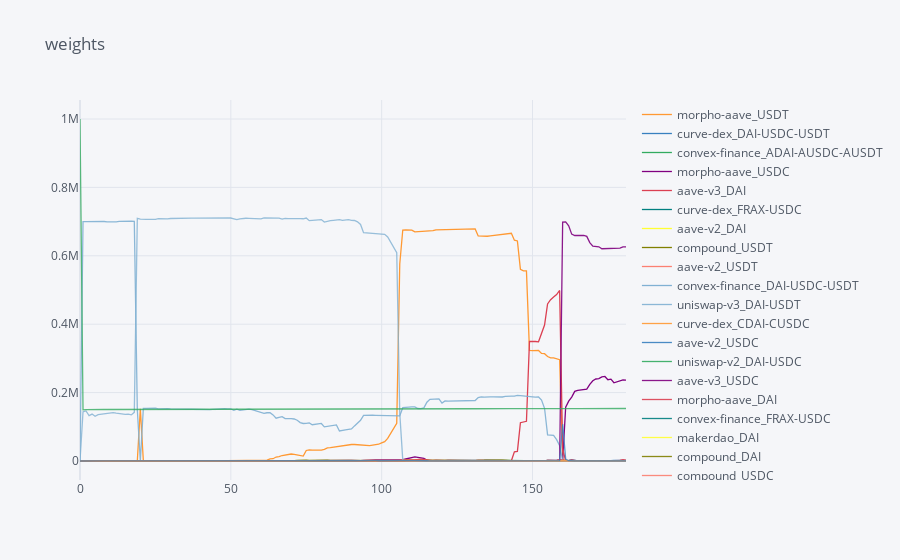

This figure's notebook cell:
### Markdown cell above
## zoom on optimal settings

### Code cell
weights = backtest['weights']
weights = weights.rename(columns={col: strategies[vault][vault][int(col)] if col != 'total' else col for col in backtest['weights'].columns})
weights.iplot(title='weights')

### Figure 1 — Plotly figure (JSON) as saved in the notebook; plotly's stock layout.template omitted (floating-point values rounded to 4 significant figures; data arrays with more than 128 entries replaced by an {"elided": "..."} marker saying what was removed)
{"data": [{"line": {"color": "rgba(255, 153, 51, 1.0)", "dash": "solid", "shape": "linear", "width": 1.3}, "mode": "lines", "name": "morpho-aave_USDT", "text": "", "type": "scatter", "x": {"elided": "182 int values"}, "y": {"elided": "182 float values"}}, {"line": {"color": "rgba(55, 128, 191, 1.0)", "dash": "solid", "shape": "linear", "width": 1.3}, "mode": "lines", "name": "curve-dex_DAI-USDC-USDT", "text": "", "type": "scatter", "x": {"elided": "182 int values"}, "y": {"elided": "182 float values"}}, {"line": {"color": "rgba(50, 171, 96, 1.0)", "dash": "solid", "shape": "linear", "width": 1.3}, "mode": "lines", "name": "convex-finance_ADAI-AUSDC-AUSDT", "text": "", "type": "scatter", "x": {"elided": "182 int values"}, "y": {"elided": "182 float values"}}, {"line": {"color": "rgba(128, 0, 128, 1.0)", "dash": "solid", "shape": "linear", "width": 1.3}, "mode": "lines", "name": "morpho-aave_USDC", "text": "", "type": "scatter", "x": {"elided": "182 int values"}, "y": {"elided": "182 float values"}}, {"line": {"color": "rgba(219, 64, 82, 1.0)", "dash": "solid", "shape": "linear", "width": 1.3}, "mode": "lines", "name": "aave-v3_DAI", "text": "", "type": "scatter", "x": {"elided": "182 int values"}, "y": {"elided": "182 float values"}}, {"line": {"color": "rgba(0, 128, 128, 1.0)", "dash": "solid", "shape": "linear", "width": 1.3}, "mode": "lines", "name": "curve-dex_FRAX-USDC", "text": "", "type": "scatter", "x": {"elided": "182 int values"}, "y": {"elided": "182 float values"}}, {"line": {"color": "rgba(255, 255, 51, 1.0)", "dash": "solid", "shape": "linear", "width": 1.3}, "mode": "lines", "name": "aave-v2_DAI", "text": "", "type": "scatter", "x": {"elided": "182 int values"}, "y": {"elided": "182 float values"}}, {"line": {"color": "rgba(128, 128, 0, 1.0)", "dash": "solid", "shape": "linear", "width": 1.3}, "mode": "lines", "name": "compound_USDT", "text": "", "type": "scatter", "x": {"elided": "182 int values"}, "y": {"elided": "182 float values"}}, {"line": {"color": "rgba(251, 128, 114, 1.0)", "dash": "solid", "shape": "linear", "width": 1.3}, "mode": "lines", "name": "aave-v2_USDT", "text": "", "type": "scatter", "x": {"elided": "182 int values"}, "y": {"elided": "182 float values"}}, {"line": {"color": "rgba(128, 177, 211, 1.0)", "dash": "solid", "shape": "linear", "width": 1.3}, "mode": "lines", "name": "convex-finance_DAI-USDC-USDT", "text": "", "type": "scatter", "x": {"elided": "182 int values"}, "y": {"elided": "182 float values"}}, {"line": {"color": "rgba(128, 177, 211, 0.8999999999999999)", "dash": "solid", "shape": "linear", "width": 1.3}, "mode": "lines", "name": "uniswap-v3_DAI-USDT", "text": "", "type": "scatter", "x": {"elided": "182 int values"}, "y": {"elided": "182 float values"}}, {"line": {"color": "rgba(255, 153, 51, 0.8999999999999999)", "dash": "solid", "shape": "linear", "width": 1.3}, "mode": "lines", "name": "curve-dex_CDAI-CUSDC", "text": "", "type": "scatter", "x": {"elided": "182 int values"}, "y": {"elided": "182 float values"}}, {"line": {"color": "rgba(55, 128, 191, 0.8999999999999999)", "dash": "solid", "shape": "linear", "width": 1.3}, "mode": "lines", "name": "aave-v2_USDC", "text": "", "type": "scatter", "x": {"elided": "182 int values"}, "y": {"elided": "182 float values"}}, {"line": {"color": "rgba(50, 171, 96, 0.8999999999999999)", "dash": "solid", "shape": "linear", "width": 1.3}, "mode": "lines", "name": "uniswap-v2_DAI-USDC", "text": "", "type": "scatter", "x": {"elided": "182 int values"}, "y": {"elided": "182 float values"}}, {"line": {"color": "rgba(128, 0, 128, 0.8999999999999999)", "dash": "solid", "shape": "linear", "width": 1.3}, "mode": "lines", "name": "aave-v3_USDC", "text": "", "type": "scatter", "x": {"elided": "182 int values"}, "y": {"elided": "182 float values"}}, {"line": {"color": "rgba(219, 64, 82, 0.8999999999999999)", "dash": "solid", "shape": "linear", "width": 1.3}, "mode": "lines", "name": "morpho-aave_DAI", "text": "", "type": "scatter", "x": {"elided": "182 int values"}, "y": {"elided": "182 float values"}}, {"line": {"color": "rgba(0, 128, 128, 0.8999999999999999)", "dash": "solid", "shape": "linear", "width": 1.3}, "mode": "lines", "name": "convex-finance_FRAX-USDC", "text": "", "type": "scatter", "x": {"elided": "182 int values"}, "y": {"elided": "182 float values"}}, {"line": {"color": "rgba(255, 255, 51, 0.8999999999999999)", "dash": "solid", "shape": "linear", "width": 1.3}, "mode": "lines", "name": "makerdao_DAI", "text": "", "type": "scatter", "x": {"elided": "182 int values"}, "y": {"elided": "182 float values"}}, {"line": {"color": "rgba(128, 128, 0, 0.8999999999999999)", "dash": "solid", "shape": "linear", "width": 1.3}, "mode": "lines", "name": "compound_DAI", "text": "", "type": "scatter", "x": {"elided": "182 int values"}, "y": {"elided": "182 float values"}}, {"line": {"color": "rgba(251, 128, 114, 0.8999999999999999)", "dash": "solid", "shape": "linear", "width": 1.3}, "mode": "lines", "name": "compound_USDC", "text": "", "type": "scatter", "x": {"elided": "182 int values"}, "y": {"elided": "182 float values"}}, {"line": {"color": "rgba(251, 128, 114, 0.7999999999999998)", "dash": "solid", "shape": "linear", "width": 1.3}, "mode": "lines", "name": "uniswap-v3_DAI-FRAX", "text": "", "type": "scatter", "x": {"elided": "182 int values"}, "y": {"elided": "182 float values"}}, {"line": {"color": "rgba(128, 177, 211, 0.7999999999999998)", "dash": "solid", "shape": "linear", "width": 1.3}, "mode": "lines", "name": "uniswap-v2_USDC-USDT", "text": "", "type": "scatter", "x": {"elided": "182 int values"}, "y": {"elided": "182 float values"}}, {"line": {"color": "rgba(255, 153, 51, 0.7999999999999998)", "dash": "solid", "shape": "linear", "width": 1.3}, "mode": "lines", "name": "curve-dex_ADAI-AUSDC-AUSDT", "text": "", "type": "scatter", "x": {"elided": "182 int values"}, "y": {"elided": "182 float values"}}, {"line": {"color": "rgba(55, 128, 191, 0.7999999999999998)", "dash": "solid", "shape": "linear", "width": 1.3}, "mode": "lines", "name": "aave-v3_USDT", "text": "", "type": "scatter", "x": {"elided": "182 int values"}, "y": {"elided": "182 float values"}}, {"line": {"color": "rgba(50, 171, 96, 0.7999999999999998)", "dash": "solid", "shape": "linear", "width": 1.3}, "mode": "lines", "name": "total", "text": "", "type": "scatter", "x": {"elided": "182 int values"}, "y": {"elided": "182 float values"}}], "layout": {"legend": {"bgcolor": "#F5F6F9", "font": {"color": "#4D5663"}}, "paper_bgcolor": "#F5F6F9", "plot_bgcolor": "#F5F6F9", "title": {"font": {"color": "#4D5663"}, "text": "weights"}, "xaxis": {"gridcolor": "#E1E5ED", "showgrid": true, "tickfont": {"color": "#4D5663"}, "title": {"font": {"color": "#4D5663"}, "text": ""}, "zerolinecolor": "#E1E5ED"}, "yaxis": {"gridcolor": "#E1E5ED", "showgrid": true, "tickfont": {"color": "#4D5663"}, "title": {"font": {"color": "#4D5663"}, "text": ""}, "zerolinecolor": "#E1E5ED"}}}
